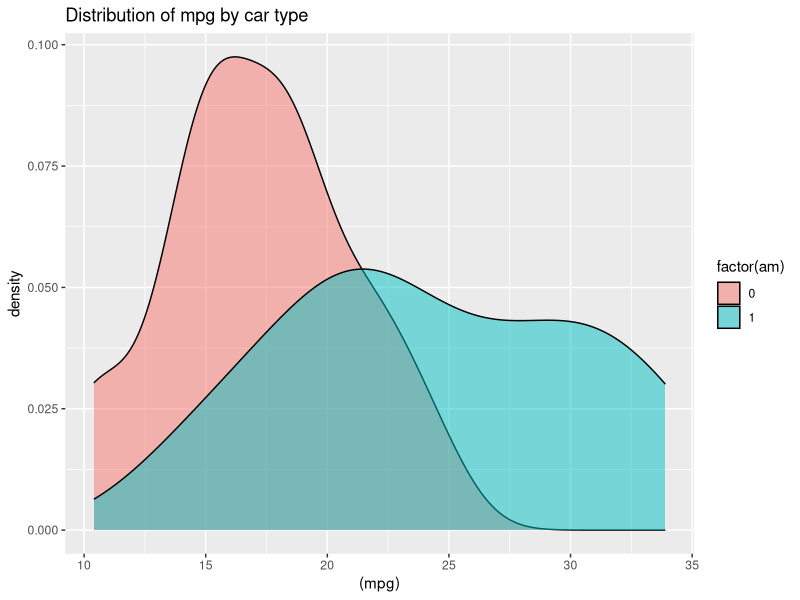
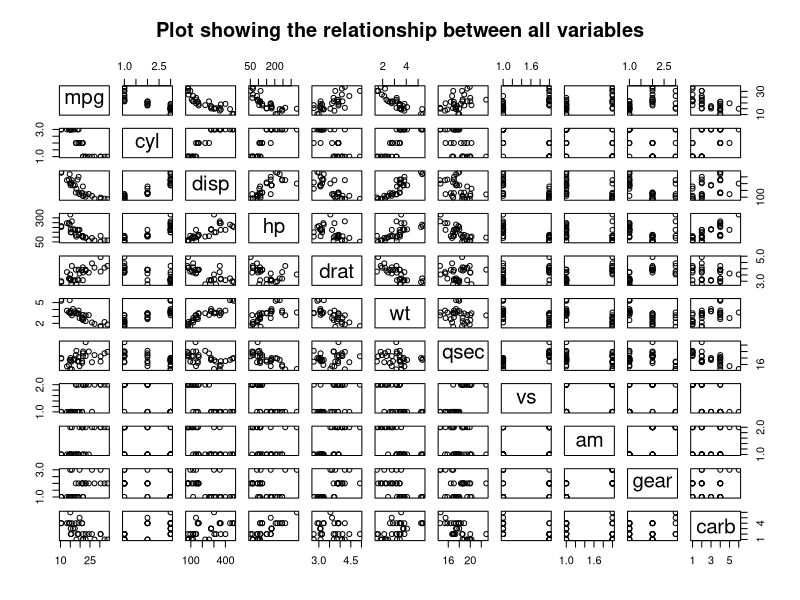
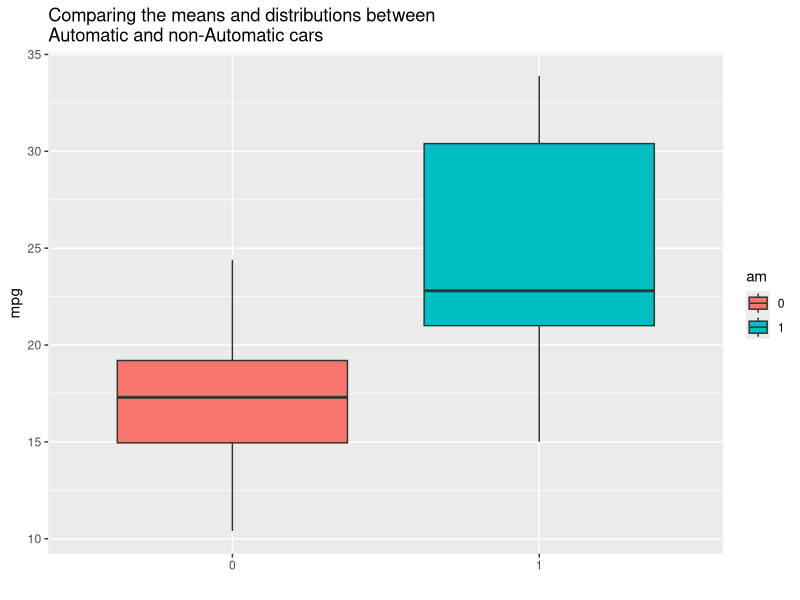
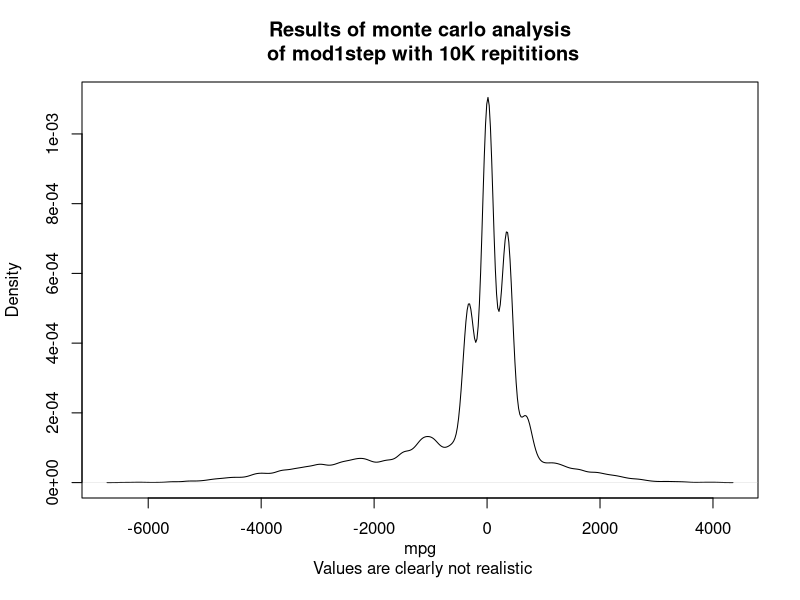

The R source for these figures, in order:
## ---- chunk 1
library(knitr) 
opts_chunk$set(echo=FALSE, message=FALSE, warning=FALSE)
## ---- chunk 2
pkgTest <- function(x)
  {
    if (!require(x,character.only = TRUE))
    {
      install.packages(x,dep=TRUE)
        if(!require(x,character.only = TRUE)) stop("Package not found")
    }
  }

## ---- chunk 3
base <- getwd()

# setwd("G:/R/Functions")
# 
# source("pkgTest.R")
# 
# packages <- c("ggplot2", "xtable")
# 
# for (i in 1:length(packages)){
# pkgTest(packages[i])}

 library(ggplot2);library(xtable)

## ---- chunk 4

##function from http://stackoverflow.com/questions/4357031/qqnorm-and-qqline-in-ggplot2
ggQQ <- function(LM) # argument: a linear model
{
    y <- quantile(LM$resid[!is.na(LM$resid)], c(0.25, 0.75))
    x <- qnorm(c(0.25, 0.75))
    slope <- diff(y)/diff(x)
    int <- y[1L] - slope * x[1L]
    p <- ggplot(LM, aes(sample=.resid)) +
        stat_qq(alpha = 0.5) +
        geom_abline(slope = slope, intercept = int, color="blue")

    return(p)
}
## ---- chunk 5
data(mtcars)
data <- mtcars
factors <- c("am", "vs", "cyl", "gear", "carb")
x <- match(factors, names(data))
data[,x] <- as.data.frame(lapply(data[,x], as.factor))
pub.type <- "html"
## ---- chunk 6
P.values = t(as.data.frame(c(shapiro.test((data$mpg))[2],shapiro.test((data$mpg[data$am == 1]))[2],shapiro.test((data$mpg[data$am == 0]))[2])))
mpg.norm <- as.data.frame(cbind(Type = c("All Cars", "Manual", "Automatic"), P.values = round(P.values, 4))); rownames(mpg.norm) <-NULL
## ---- chunk 7
print(xtable(mpg.norm), type= pub.type)
## ---- chunk 8
ggplot(mtcars, aes(x = (mpg), fill = factor(am), group = am) )+geom_density(alpha = 0.5)+ggtitle("Distribution of mpg by car type" )
## ---- chunk 9
summary(mtcars)
## ---- chunk 10
ttest <- t.test(data$mpg[data$am ==1],data$mpg[data$am ==0]) ## this label to graph showing statistically significant difference
## ---- chunk 11

mod0 <- lm(mpg~.,data) 
mod0step <- step(mod0, direction = "backward", trace = 0)
mod0step <- eval(mod0step$call)

string <- paste("mpg~am*(",(paste(names(data[,-1]), collapse ="+")),")", sep="")

mod1 <- lm(string, data)
mod1step <- step(mod1, direction = "backward", trace = 0)
mod1step <- eval(mod1step$call)

mod2 <- lm(mpg~am, data)

#coef(summary(mod1))["am1","Estimate"]

##the inclusion of drat switches the sign of the am variable

mod.inf <- data.frame(modals = c("mod0", "mod0step", "mod1", "mod1step", "mod2"), norm.test = rep(0,5), adj.r.squares =rep(0,5), coeff = rep(0,5) )

modals<- c("mod0", "mod0step", "mod1", "mod1step", "mod2")
norm.test<-NULL
for (i in 1:nrow(mod.inf)){
x<- paste(mod.inf$modals[i],"$residuals", sep="")  
mod.inf$norm.test[i] <- shapiro.test(eval(parse(text = x)))[2]
}

adj.r.squares<-NULL
for (i in 1:nrow(mod.inf)){
x<- paste("summary(", mod.inf$modals[i],")","$adj.r.squared", sep="")  
mod.inf$adj.r.squares[i] <- eval(parse(text = x))
}

coeffs<-NULL
for (i in 1:nrow(mod.inf)){
x<- paste("summary(", mod.inf$modals[i],")","$coefficients", sep="")  
mod.inf$coeff[i] <- nrow(eval(parse(text = x)))-1
}
## ---- chunk 12
equationaliser <- function(x){
modif <- gsub("\\d", "", names(x$coefficients)[-1])
modif <- unique(modif, fromLast=T)
modif <- modif[order(modif, decreasing = FALSE)]
paste("mpg = ",(paste(c(paste(modif, collapse="+"),"Intercept"),collapse="+")),sep="")
}
## ---- chunk 13
print(xtable(mod.inf), type = pub.type)
## ---- chunk 14
print(xtable(as.data.frame(mod0step$coefficients)), type= pub.type)
## ---- chunk 15
plot(data[,1:11], main ="Plot showing the relationship between all variables")
## ---- chunk 16
ggplot(data, aes(x = am, y= mpg, fill = am) ) + geom_boxplot()+ggtitle("Comparing the means and distributions between \nAutomatic and non-Automatic cars")+ xlab(" ")
## ---- chunk 17
data2 <- as.data.frame(lapply(data, sample, 10000, replace = TRUE))
pred <- predict(mod1step, data2)
plot(density(pred), main = "Results of monte carlo analysis\n of mod1step with 10K repititions", xlab = "mpg\n Values are clearly not realistic")
